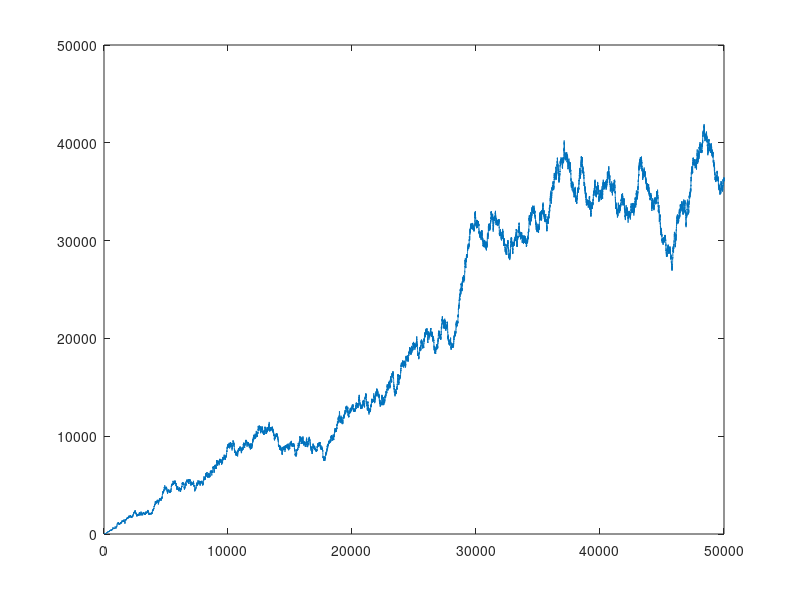

Write the MATLAB code that produced this figure.
%close all;
clear all;
clc;
N=50000; % No. of iterations
Nre=10; % No. of realizations
x=zeros(N,1); % x position of the walker
y=zeros(N,1); % y position of the walker
x(1)=0; % initial x position of the walker
y(1)=0; % initial y position of the walker
for ire=1:Nre % realization loop
    for i=2:N % temporal iteration loop
        ro=rand(1); % random no. for orientation (x or y)
        rd=rand(1); % random no. for displacement
        if ro>=0.5
            y(i)=y(i-1);

            if rd>=0.5
                x(i)=x(i-1)+1;
            else
                x(i)=x(i-1)-1;
            end

        else
            x(i)=x(i-1);
            if rd>=0.5
                y(i)=y(i-1)+1;
            else
                y(i)=y(i-1)-1;
            end
        end
    end
    msd(:,ire)=x.^2+y.^2; % mean square displacement for different realizations
end

% for i=1:N
%     scatter(x(i),y(i),'.k');hold on;
%     pause(0.001);
%     xlim([-50 50]);ylim([-50 50]);
% end

%scatter(x,y,'.');xlim([-300 300]);ylim([-300 300]);

MSD=mean(msd,2); % Mean msd
plot(MSD);
% D=1:N;
% hold on;
% plot(D);
